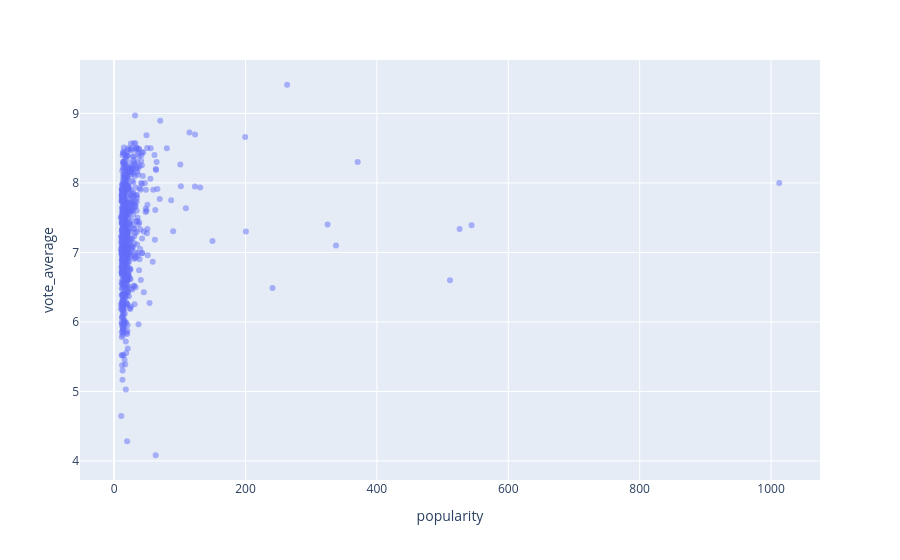

The notebook cell saved with this chart:
### Code cell
import plotly.express as px

fig = px.scatter(movies_df, x="popularity", y="vote_average", 
                  hover_data=["title"], opacity=0.5)
fig.show()

### Figure 1 — Plotly figure (JSON) as saved in the notebook; plotly's stock layout.template omitted (floating-point values rounded to 4 significant figures; data arrays with more than 128 entries replaced by an {"elided": "..."} marker saying what was removed)
{"data": [{"customdata": {"elided": "740x1 str values"}, "hovertemplate": "popularity=%{x}<br>vote_average=%{y}<br>title=%{customdata[0]}<extra></extra>", "legendgroup": "", "marker": {"color": "#636efa", "opacity": 0.5, "symbol": "circle"}, "mode": "markers", "name": "", "orientation": "v", "showlegend": false, "type": "scatter", "x": {"elided": "740 float values"}, "xaxis": "x", "y": {"elided": "740 float values"}, "yaxis": "y"}], "layout": {"legend": {"tracegroupgap": 0}, "margin": {"t": 60}, "xaxis": {"anchor": "y", "domain": [0, 1], "title": {"text": "popularity"}}, "yaxis": {"anchor": "x", "domain": [0, 1], "title": {"text": "vote_average"}}}}
